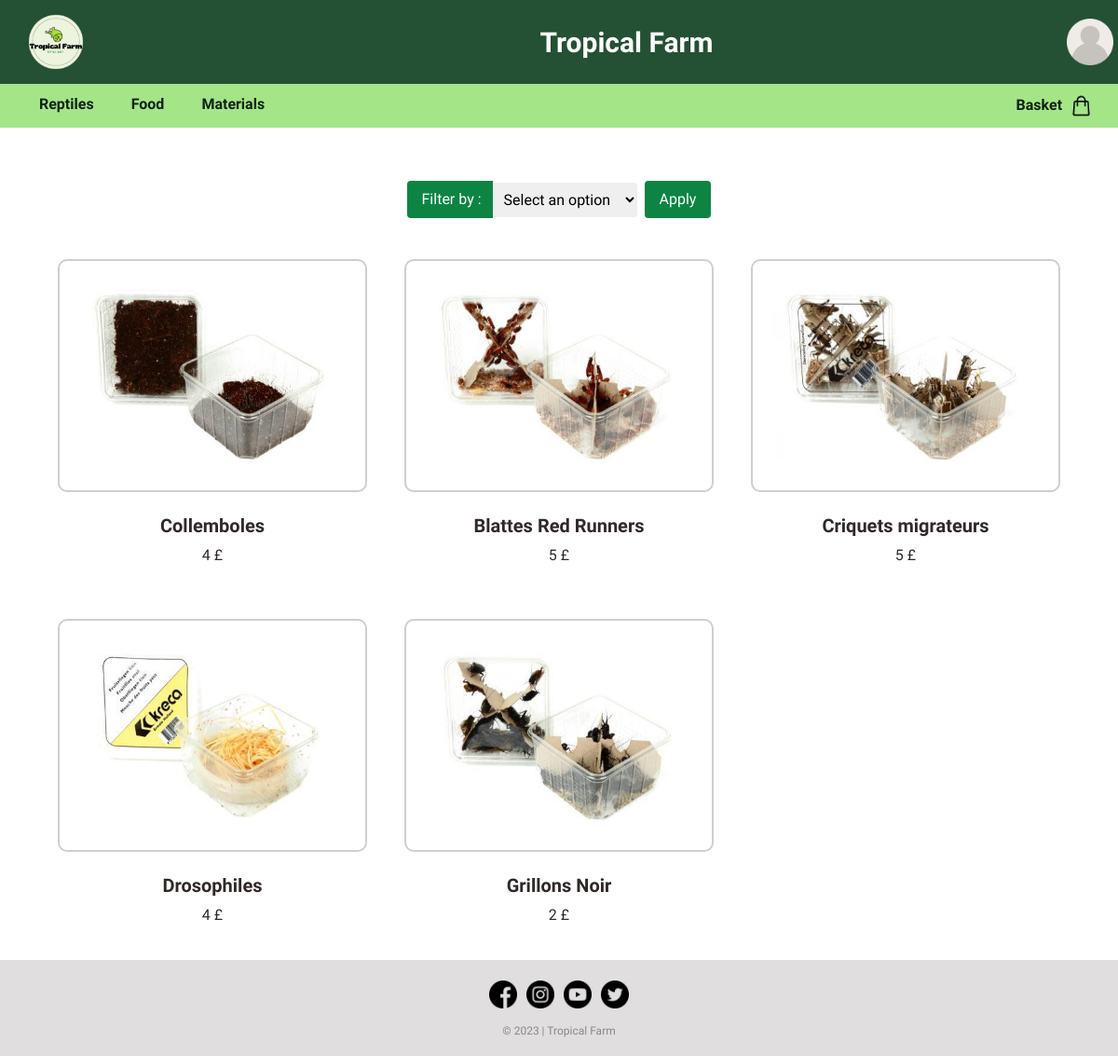
The page /livingfood.php on the database its author committed.
### tables this page shows
CREATE TABLE IF NOT EXISTS `item` (
  `iditem` int NOT NULL AUTO_INCREMENT,
  `name` varchar(50) NOT NULL,
  `category` varchar(50) NOT NULL,
  `second_category` varchar(50) NOT NULL,
  `description` varchar(1000) NOT NULL,
  `photo` varchar(50) NOT NULL,
  `price` int NOT NULL,
  `stock` varchar(50) NOT NULL,
  `sell` varchar(50) DEFAULT NULL,
  `auction` varchar(50) DEFAULT NULL,
  `trade` varchar(50) DEFAULT NULL,
  PRIMARY KEY (`iditem`)
);

### livingfood.php (the view, shortened to what this page needs)
<!DOCTYPE html>
<html>
<head>
<link href="https://cdn.jsdelivr.net/npm/bootstrap@5.3.0/dist/css/bootstrap.min.css" rel="stylesheet">
<link href="style.css" rel="stylesheet" type="text/css"/>
</head>
<body>
  <div class="headnav">
<?php
if(!isset($_SESSION["photo"])){
  $imageURL = "image/user.png";
}
else{
$imageURL = "image/" . $_SESSION["photo"];
}
?>
      <?php if(isset($_SESSION["role"])){ echo '<header style="background-color: ' . $_SESSION["background"] . ';">'; }
            else{echo '<header>';}?>
            <div class="logo">
              <img src="image\logo.png" alt="Logo">
            </div>
            <div class="titre"><a href="http://localhost:80/Tropical-Farm/index.php" class="titre">Tropical Farm</a></div>
            <div class="dropdown">
              <a href="http://localhost:80/Tropical-Farm/login.php" class="dropdown-btn"><img src="<?php echo $imageURL; ?>" width="50px" height="50px"></a>
            </div>
          </header>
    <nav>
      <ul class="categories">
        <li>
          <a href="#">Reptiles</a>
        </li>
        <li>
          <a href="#">Food</a>
        </li>
        <li>
          <a href="#">Materials</a>
        </li>
      </ul>
      <div class="panier">
        <a href="http://localhost:80/Tropical-Farm/basket.php"><b>Basket &nbsp</b><img src="image/shopping-bag.png"></a>
      </div>
    </nav>
    </div>
  <br><br><br><br><br><br>
<form class="formfiltre" method="GET">
  <label for="filter">&nbsp;Filter by :</label>
  <select name="filter" id="filter">
    <option class="optionfiltre" value="null">Select an option</option>
  </select>
  <input class="filtre" type="submit" value="Apply">
</form>
<br>
<div class="container">
<?php
$serveur = "localhost";
$utilisateur = "root";
$motDePasse = "";
$baseDeDonnees = "tropicalfarm";
$connexion = mysqli_connect($serveur, $utilisateur, $motDePasse, $baseDeDonnees);
$condition1 = "category = 'food'";
$condition2 = "second_category = 'living_food'";
if (isset($_GET['filter'])) {
  $filter = $_GET['filter'];
if($filter == 'asc'){
  $query = "SELECT * FROM item WHERE $condition1 and $condition2 ORDER BY price ASC";
  $resultat = mysqli_query($connexion, $query);
}
elseif($filter == 'desc'){
  $query = "SELECT * FROM item WHERE $condition1 and $condition2 ORDER BY price DESC";
  $resultat = mysqli_query($connexion, $query);
}
}
else{
  $query = "SELECT * FROM item WHERE $condition1 and $condition2";
  $resultat = mysqli_query($connexion, $query);
}
while ($row = mysqli_fetch_assoc($resultat)) {
  $iditem = $row['iditem'];
  echo '<div class="item">';
  echo "<a href='http://localhost:80/Tropical-Farm/item.php?iditem=$iditem'><img src= image/". $row['photo'] ." alt='Image' /><br></a>";
  echo "<center><h5><b>" . $row['name'] . "</b></h5>";
  echo "<p>" .$row['price'] . "  £</p></center>";
  echo "</div>";
}
?>
</div>
<footer>
  <div class="footer-section">
    <a href="https://www.facebook.com/pages/category/supermarket/Tesco-Superstore-440818089460778/" target="_blank"><img src="image/facebook (1).png"></a>
    <a href="https://www.instagram.com/tescofood/?hl=fr" target="_blank"><img src="image/instagram (2).png"></a>
    <a href="https://www.youtube.com/tesco" target="_blank"><img src="image/youtube.png"></a>
    <a href="https://twitter (1).com/Tesco" target="_blank"><img src="image/twitter (1).png"></a>
</div>
  <div class="footer-bottom">
    <p>&copy; 2023 | Tropical Farm</p>
  </div>
</footer>
</body>
</html>

### style.css (style rules this page uses)
body { font-family: 'Didact Gothic', sans-serif; }
.headnav { position: fixed; top: 0; width: 100%; z-index: 9999; }
header { display: flex; align-items: center; justify-content: space-between; background-color: #245033; padding: 5px; }
.logo img { width: 80px; height: 80px; margin-left: 15px; margin-right: 100px; }
.titre { color: #ffffff; font-size: 30px; font-weight: bold; text-decoration: none; }
nav { background-color: #9de37eeb; padding: 5px; display: flex; align-items: center; }
nav .categories { list-style-type: none; display: flex; gap: 40px; margin-top: 5px; margin-bottom: 8px; margin-left: 5Px; }
nav .categories li a { color: #0d2410; text-decoration: none; font-size: 16px; font-weight: bold; }
nav .categories li { position: relative; }
nav .panier { position: absolute; right: 2%; }
nav .panier img { width: 25px; height: 25px; }
nav .panier a { color: #0d2410; text-decoration: none; font-weight: bold; margin-right: 3px; }
.container { display: grid; grid-template-columns: repeat(3,1fr); justify-content: space-between; }
footer { background-color: #e0dede; padding: 2px; }
.footer-section { margin-top: 15px; margin-bottom: 10px; display: flex; justify-content: center; align-items: center; }
.footer-bottom { text-align: center; color: #888888; font-size: 12px; }
.footer-section img { width: 30px; height: 30px; margin: 5px; }
.item { flex-basis: 25%; color: rgb(49, 40, 40); padding: 20px; }
.item img { border: 2px solid; border-radius: 10px; border-color: rgb(207, 207, 207); display: block; display: block; max-width: 100%; padding: 20px; width: 400px; height: 250px; }
.formfiltre { display: flex; align-items: center; justify-content: center; margin-top: 50px; }
.formfiltre label { color: #ffffff; background-color: rgb(14, 132, 67); padding: 8px 12px; border-radius: 4px 0 0 4px; }
.formfiltre select { padding: 8px; border-radius: 0 4px 4px 0; border: none; }
.filtre { margin-left: 8px; padding: 8px 16px; background-color: rgb(14, 132, 67); color: #ffffff; border: none; border-radius: 4px; cursor: pointer; }
.optionfiltre { background-color: #ffffff; color: #000000; }

### rows shown on the page
item: photo (picture), name "Collemboles", price "4"
item: photo (picture), name "Blattes Red Runners", price "5"
item: photo (picture), name "Criquets migrateurs", price "5"
item: photo (picture), name "Drosophiles", price "4"
item: photo (picture), name "Grillons Noir", price "2"
